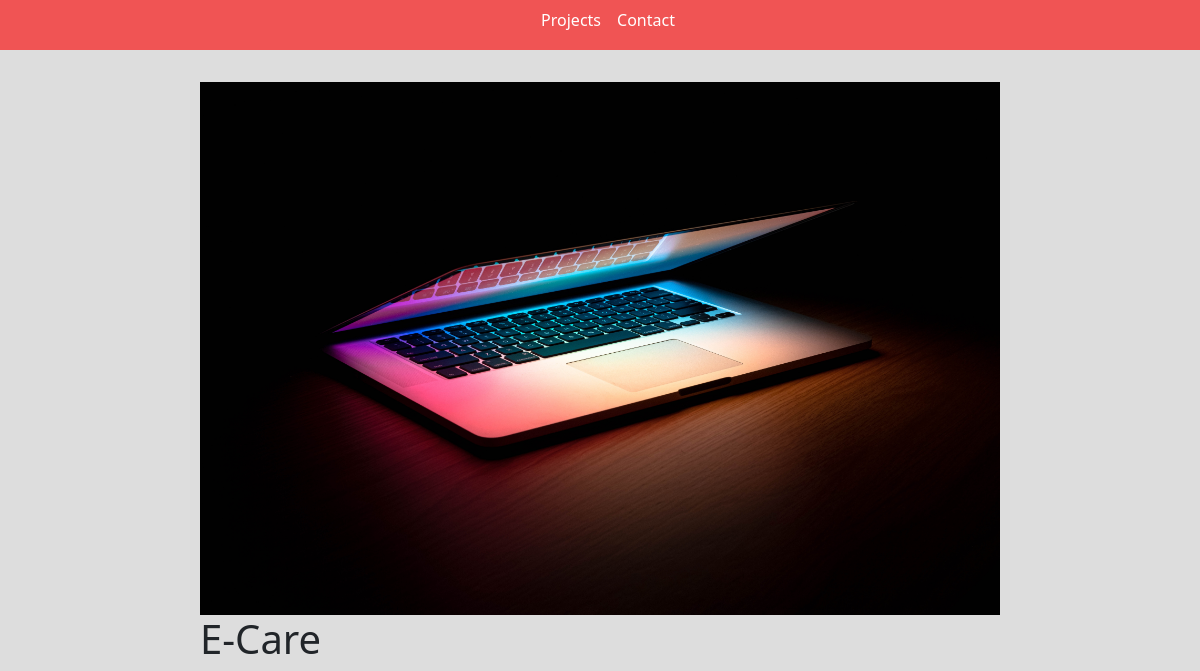
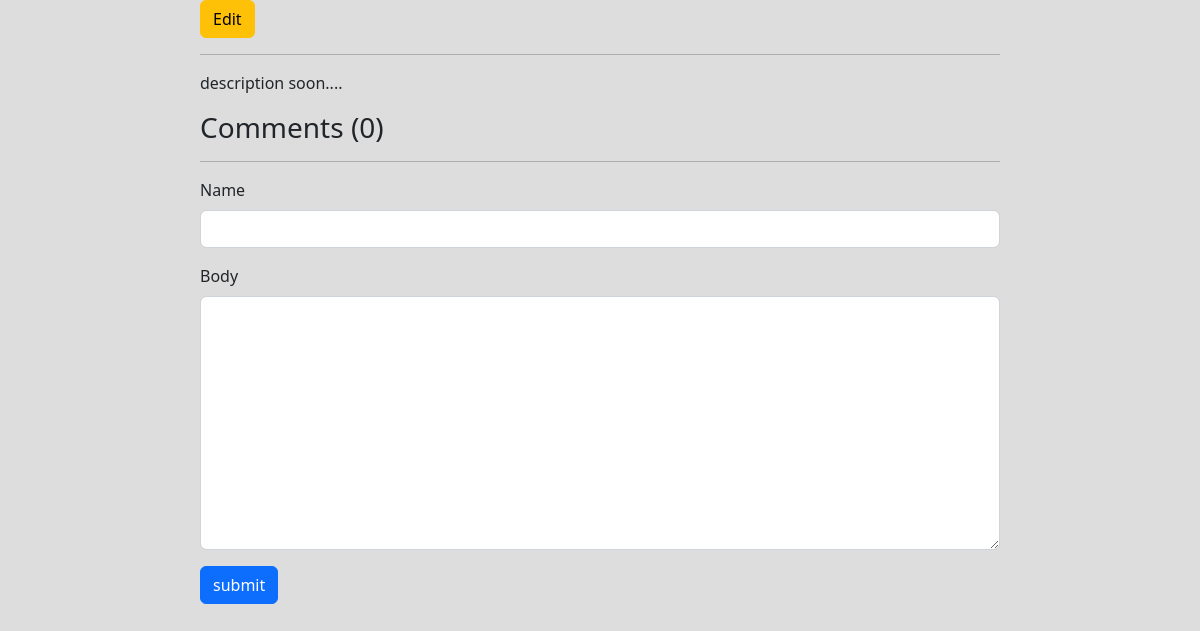
The page /project/37c08a26-a6ff-43d1-b2ef-c41d3ce3e661/ on the database as committed earlier (2 pictures, top to bottom).
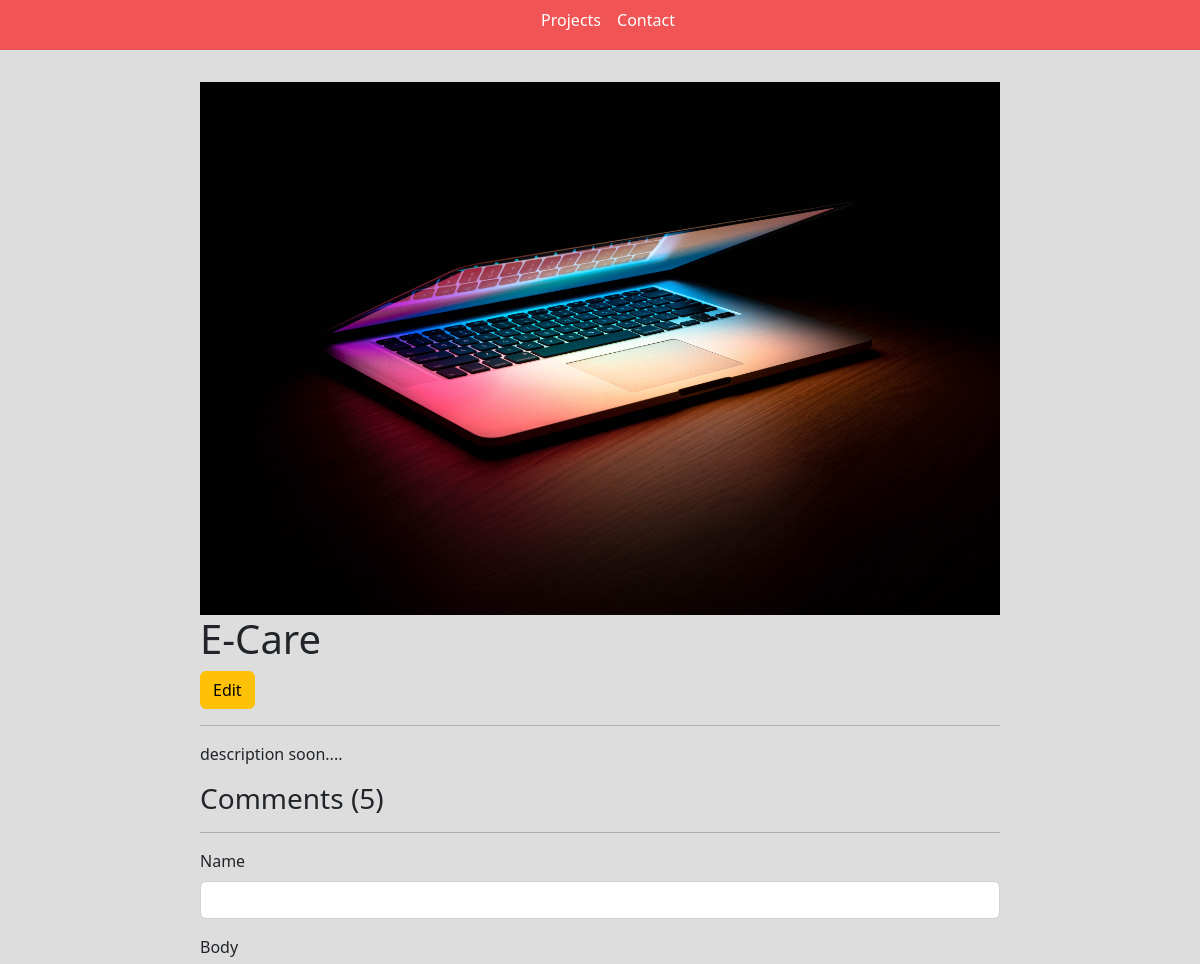
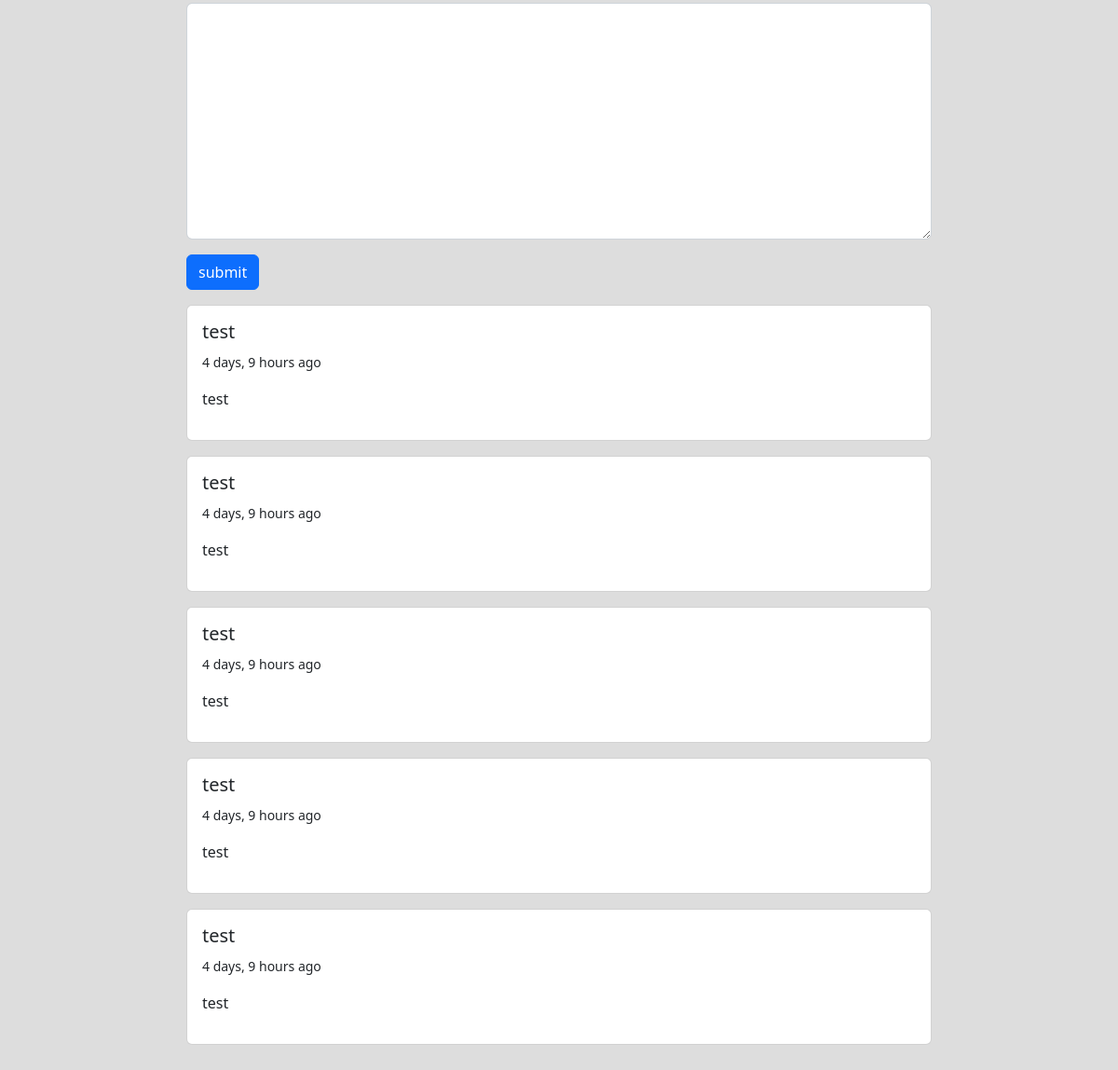
The same page on the database as committed later (2 pictures, top to bottom).
### base/models.py (models this page shows, shortened)
class Project(models.Model):
    title = models.CharField(max_length=200)
    thumbnail = models.ImageField(null=True)
    body = RichTextUploadingField()
    slug = models.SlugField(null=True, blank=True)
    created = models.DateTimeField(auto_now_add=True)
    id = models.UUIDField(default=uuid.uuid4, unique=True, primary_key=True, editable=False)

class Comment(models.Model):
    project = models.ForeignKey(Project, on_delete=models.CASCADE)
    name = models.CharField(max_length=200)
    body = models.TextField(null=True, blank=True)
    created = models.DateTimeField(auto_now_add=True, null=True)

### base/views.py (the view, shortened to what this page needs)
# urls.py: path('project/<str:pk>/', views.projectPage, name="project"),
def projectPage(request, pk):
    project = Project.objects.get(id=pk)
    comments = project.comment_set.all().order_by('-created')
    count = project.comment_set.count()
    form = CommentForm()
    context = {'project':project, 'count':count, 'comments':comments, 'form':form}
    return render(request, 'base/project.html', context)

### base/forms.py
class CommentForm(ModelForm):
    class Meta:
        model = Comment
        fields = '__all__'
        exclude = ['project']
    def __init__(self, *args, **kwargs):
        super(CommentForm, self).__init__(*args, **kwargs)
        self.fields['name'].widget.attrs.update(
            {'class': 'form-control'})
        self.fields['body'].widget.attrs.update(
            {'class': 'form-control', })

### base/templates/base/project.html (shortened to what this page needs)
{% extends 'base/main.html' %}
{% load static %}
{% block content %}
<div class="container">
    <div class="project-container">
        <img class="project--image" src="{{project.thumbnail.url}}">
        <h1>{{project.title}}</h1>
        <a class="btn btn-warning" href="{% url 'edit-project' project.id %}">Edit</a>
        <hr>
        <p>{{project.body|safe}}</p>
        <div class="comments-container">
            <h3>Comments ({{count}})</h3>
            <hr>
            <form method="post">
                {% for field in form %}
                <div class="mb-3">
                    <label for="exampleInputPassword1" class="form-label">{{field.label}}</label>
                    {{field}}
                </div>
                {% endfor %}
                <input class="btn btn-primary" type="submit" value="submit">
            </form>
            {% for comment in comments %}
            <div class="card my-3">
                <div class="card-body">
                    <h5>{{comment.name}}</h5>
                    <small>{{comment.created|timesince}} ago</small>
                    <p class=" my-3">{{comment.body}}</p>
                </div>
            </div>
            {% endfor %}
        </div>
    </div>
</div>
{% endblock content%}

### base/templates/base/main.html (shortened to what this page needs)
<!DOCTYPE html>
{% load static %}
<html lang="en">
<head>
    <link href="https://cdn.jsdelivr.net/npm/bootstrap@5.2.0-beta1/dist/css/bootstrap.min.css" rel="stylesheet">
    <link rel="stylesheet" href="{% static 'styles/main.css' %}" type="text/css" media="screen">
</head>
<body>
{% include 'base/navbar.html' %}
{% block content %}
{% endblock content %}
</body>
</html>

### base/templates/base/navbar.html (shortened to what this page needs)
<section class="navigation-bar">
    <a class="nav-link" href="{% url 'home' %}">
        Projects
    </a>
    <a class="nav-link" href="#contact">
        Contact
    </a>
</section>

### static/styles/main.css (style rules this page uses)
body { background-color: #DDDDDD; }
.navigation-bar { background-color: #F05454; height: 50px; display: flex; justify-content: center; }
.nav-link { color: #fff; padding-top: 0.5em; margin-left: 1em; }
.project--image { max-width: 800px; }

### base/templates/base/project.html (style rules this page uses)
.project-container { max-width: 800px; margin: 0 auto; margin-top: 2em; margin-bottom: 2em; }

Rows that differ between the two databases and show on the page:
added Comment: name "test", created "4 days, 9 hours", body "test"
added Comment: name "test", created "4 days, 9 hours", body "test"
added Comment: name "test", created "4 days, 9 hours", body "test"
added Comment: name "test", created "4 days, 9 hours", body "test"
added Comment: name "test", created "4 days, 9 hours", body "test"
Other text that changed with them:
{{ count }}: "0" → "5"
